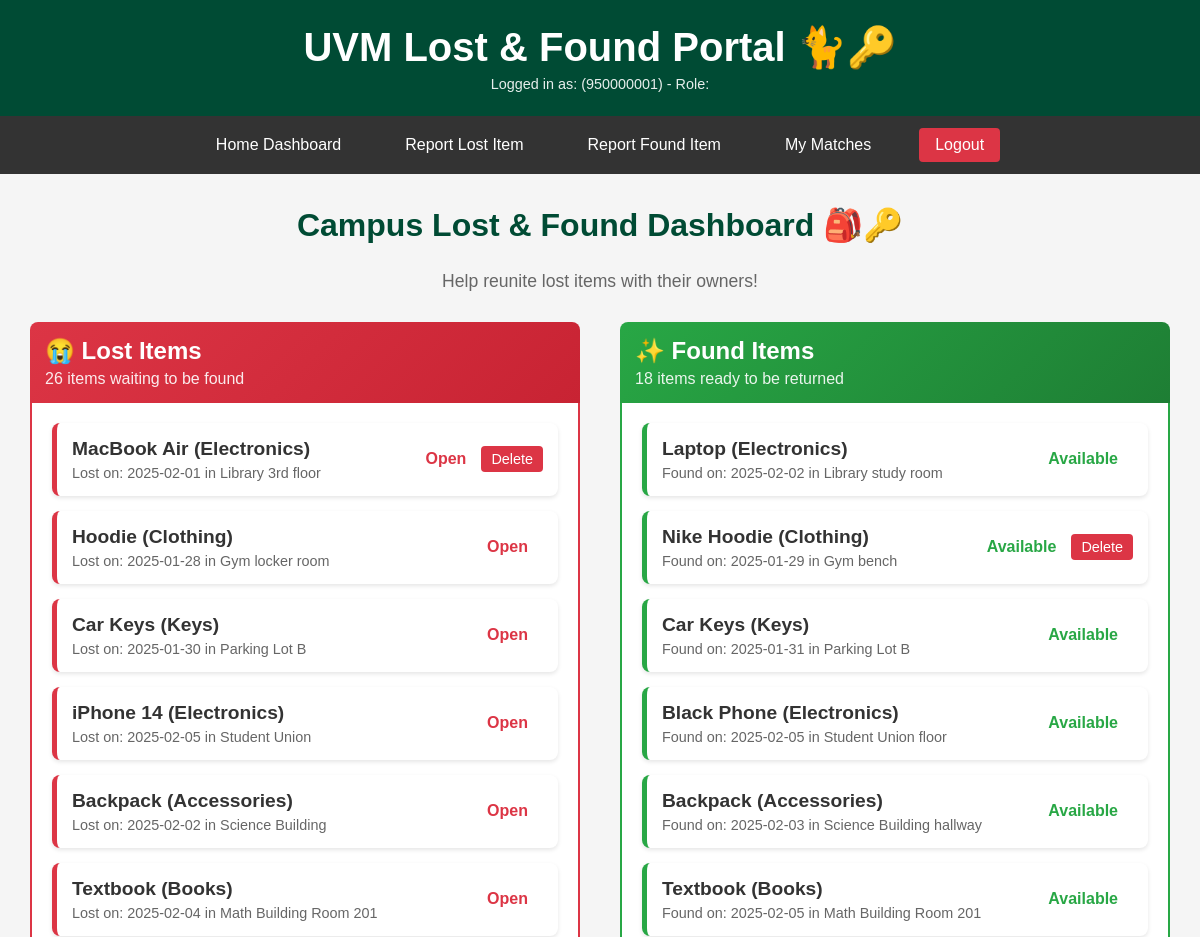
Before: / (signed in, upper part) with the older database file.
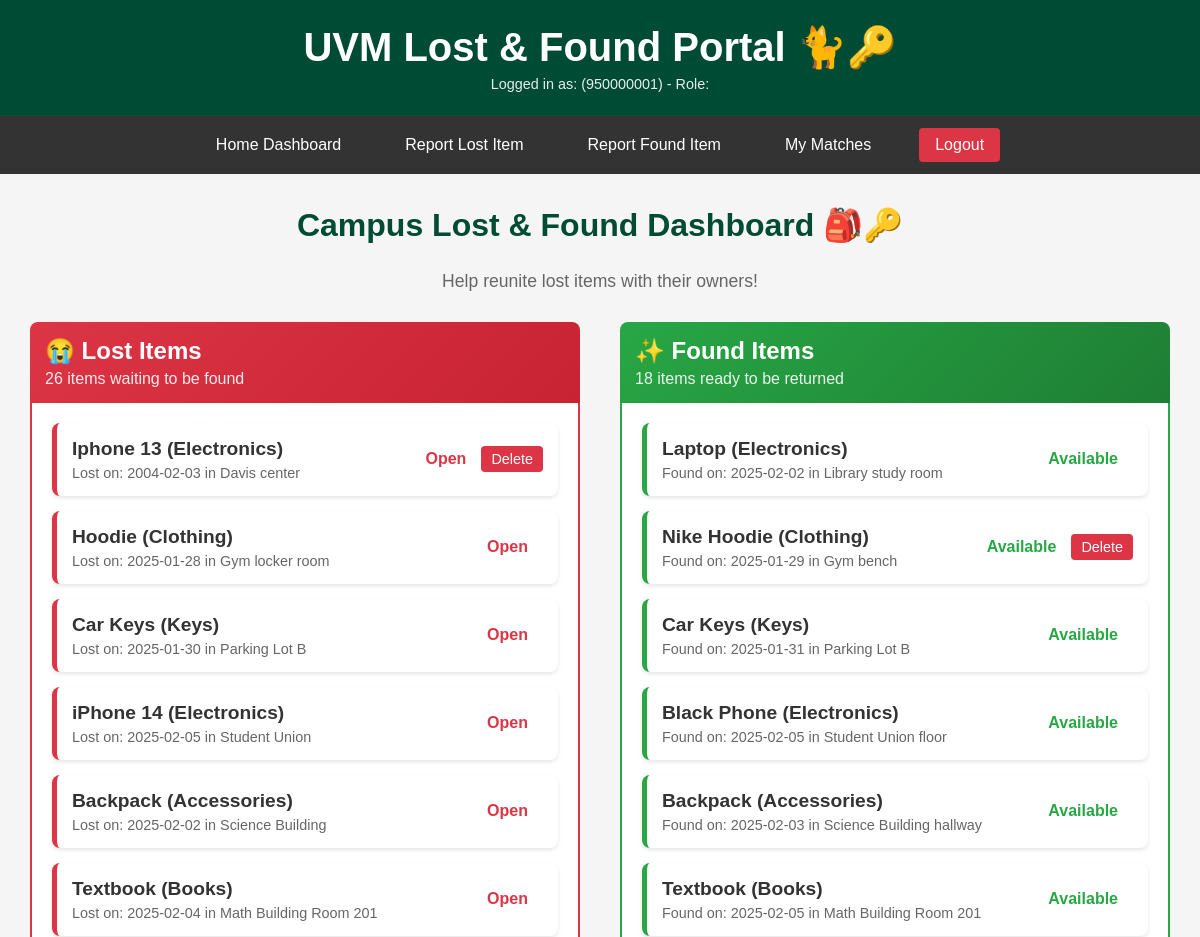
After: the same page with the newer database file.
### tables this page shows
CREATE TABLE Users (
    user_id TEXT PRIMARY KEY,
    name TEXT NOT NULL,
    email TEXT UNIQUE NOT NULL,
    phone TEXT,
    password_hash TEXT NOT NULL,
    role TEXT DEFAULT 'student' CHECK(role IN ('student', 'staff', 'admin')),
    date_joined DATE DEFAULT (strftime('%Y-%m-%d %H:%M:%S', 'now'))
);

CREATE TABLE LostPosts (
    lost_id TEXT PRIMARY KEY,
    user_id TEXT NOT NULL,
    item_name TEXT NOT NULL,
    category TEXT CHECK(category IN (
        'Electronics', 'Clothing', 'Accessories', 
        'Documents', 'Keys', 'Books', 'Other'
    )),
    description TEXT,
    date_lost DATE,
    last_seen_location TEXT,
    date_posted TIMESTAMP DEFAULT (strftime('%Y-%m-%d %H:%M:%S', 'now')),
    status TEXT DEFAULT 'open' CHECK(status IN ('open', 'matched', 'closed')),
    FOREIGN KEY (user_id) REFERENCES Users(user_id) ON DELETE CASCADE
);

CREATE TABLE FoundPosts (
    found_id TEXT PRIMARY KEY,
    user_id TEXT NOT NULL,
    item_name TEXT NOT NULL,
    category TEXT CHECK(category IN (
        'Electronics', 'Clothing', 'Accessories', 
        'Documents', 'Keys', 'Books', 'Other'
    )),
    description TEXT,
    date_found DATE,
    found_location TEXT,
    storage_location TEXT,
    date_posted TIMESTAMP DEFAULT (strftime('%Y-%m-%d %H:%M:%S', 'now')),
    status TEXT DEFAULT 'available' CHECK(status IN ('available', 'matched', 'returned')),
    FOREIGN KEY (user_id) REFERENCES Users(user_id) ON DELETE CASCADE
);

### main.py (the view)
@app.get("/", response_class=HTMLResponse)
async def home_dashboard(request: Request, user_id: Optional[str] = Cookie(None)):
    current_user = get_current_user(user_id)
    if not current_user:
        return RedirectResponse("/login", status_code=status.HTTP_303_SEE_OTHER)
    lost_posts = get_lost_posts(status='open')
    found_posts = get_found_posts(status='available')
    return templates.TemplateResponse(
        "home.html",
        {
            "request": request,
            "lost_posts": lost_posts,
            "found_posts": found_posts,
            **current_user
        }
    )

### templates/home.html (shortened to what this page needs)
{% extends "layout.html" %}
{% block content %}
    <div style="text-align: center; margin-bottom: 30px;">
        <h2 style="color: var(--uvm-green); font-size: 2em;">Campus Lost & Found Dashboard 🎒🔑</h2>
        <p style="color: #666; font-size: 1.1em;">Help reunite lost items with their owners!</p>
    </div>
    <div style="display: grid; grid-template-columns: 1fr 1fr; gap: 40px; margin-top: 30px;">
        <div>
            <div style="background: linear-gradient(135deg, #dc3545 0%, #c82333 100%); color: white; padding: 15px; border-radius: 8px 8px 0 0; margin-bottom: 0;">
                <h3 style="margin: 0; font-size: 1.5em;">😭 Lost Items</h3>
                <p style="margin: 5px 0 0 0; opacity: 0.9;">{{ lost_posts|length }} items waiting to be found</p>
            </div>
            <div style="background-color: white; border: 2px solid #dc3545; border-top: none; border-radius: 0 0 8px 8px; padding: 20px; min-height: 200px;">
                {% if lost_posts %}
                    <div style="display: flex; flex-direction: column; gap: 15px;">
                        {% for post in lost_posts %}
                            <div class="post-card lost-link" style="padding: 15px; border-left: 5px solid #dc3545; display: flex; justify-content: space-between; align-items: center;">
                                <div>
                                    <a href="/lost/{{ post.lost_id }}" style="text-decoration: none; color: #333;">
                                        <h4 style="margin: 0;">{{ post.item_name }} ({{ post.category }})</h4>
                                        <p style="margin: 5px 0 0 0; font-size: 0.9em; color: #666;">
                                            Lost on: {{ post.date_lost }} in {{ post.last_seen_location }}
                                        </p>
                                    </a>
                                </div>
                                <div style="display: flex; align-items: center;">
                                    <span class="status-{{ post.status }}" style="margin-right: 15px;">{{ post.status | capitalize }}</span>
                                    {% if post.user_id == user_id or user_role == 'admin' %}
                                        <form action="/delete-lost/{{ post.lost_id }}" method="post" onsubmit="return confirm('Are you sure you want to delete this lost report?');">
                                            <button type="submit" class="delete-btn" style="background-color: #dc3545; color: white; border-radius: 4px; padding: 5px 10px; border: none; cursor: pointer; font-size: 0.9em;">Delete</button>
                                        </form>
                                    {% endif %}
                                </div>
                            </div>
                        {% endfor %}
                    </div>
                {% else %}
                    <div style="text-align: center; padding: 40px 20px; color: #999;">
                        <p style="font-size: 1.2em; margin-bottom: 10px;">🎉 Nothing is currently listed as lost!</p>
                        <p>Be the first to <a href="/add-lost" style="color: #dc3545; font-weight: bold;">report a lost item</a>.</p>
                    </div>
                {% endif %}
            </div>
        </div>
        <div>
            <div style="background: linear-gradient(135deg, #28a745 0%, #1e7e34 100%); color: white; padding: 15px; border-radius: 8px 8px 0 0; margin-bottom: 0;">
                <h3 style="margin: 0; font-size: 1.5em;">✨ Found Items</h3>
                <p style="margin: 5px 0 0 0; opacity: 0.9;">{{ found_posts|length }} items ready to be returned</p>
            </div>
            <div style="background-color: white; border: 2px solid #28a745; border-top: none; border-radius: 0 0 8px 8px; padding: 20px; min-height: 200px;">
                {% if found_posts %}
                    <div style="display: flex; flex-direction: column; gap: 15px;">
                        {% for post in found_posts %}
                            <div class="post-card found-link" style="padding: 15px; border-left: 5px solid #28a745; display: flex; justify-content: space-between; align-items: center;">
                                <div>
                                    <a href="/found/{{ post.found_id }}" style="text-decoration: none; color: #333;">
                                        <h4 style="margin: 0;">{{ post.item_name }} ({{ post.category }})</h4>
                                        <p style="margin: 5px 0 0 0; font-size: 0.9em; color: #666;">
                                            Found on: {{ post.date_found }} in {{ post.found_location }}
                                        </p>
                                    </a>
                                </div>
                                <div style="display: flex; align-items: center;">
                                    <span class="status-{{ post.status }}" style="margin-right: 15px;">{{ post.status | capitalize }}</span>
                                    {% if post.user_id == user_id or user_role == 'admin' %}
                                        <form action="/delete-found/{{ post.found_id }}" method="post" onsubmit="return confirm('Are you sure you want to delete this found report?');">
                                            <button type="submit" class="delete-btn" style="background-color: #dc3545; color: white; border-radius: 4px; padding: 5px 10px; border: none; cursor: pointer; font-size: 0.9em;">Delete</button>
                                        </form>
                                    {% endif %}
                                </div>
                            </div>
                        {% endfor %}
                    </div>
                {% else %}
                    <div style="text-align: center; padding: 40px 20px; color: #999;">
                        <p style="font-size: 1.2em; margin-bottom: 10px;">📦 No found items currently!</p>
                        <p>No items have been turned in yet.</p>
                    </div>
                {% endif %}
            </div>
        </div>
    </div>
{% endblock %}

### templates/layout.html (shortened to what this page needs)
<!DOCTYPE html>
<html lang="en">
<head>
</head>
<body>
    <header>
        <h1>UVM Lost & Found Portal 🐈🔑</h1>
        {% if user_id %}
            <p>Logged in as: {{ user_name }} ({{ user_id }}) - Role: {{ user_role | capitalize }}</p>
        {% else %}
            <p>You are viewing this as a guest. Please log in.</p>
        {% endif %}
    </header>
    {% if user_id %}
    <nav>
        <a href="/">Home Dashboard</a>
        <a href="/add-lost">Report Lost Item</a>
        <a href="/add-found">Report Found Item</a>
        <a href="/matches">My Matches</a>
        <a href="/logout" style="background-color: #dc3545;">Logout</a>
    </nav>
    {% endif %}
    <div class="container">
        {% block content %}{% endblock %}
    </div>
</body>
</html>

### templates/layout.html (style rules this page uses)
:root { --uvm-green: #004b34; --uvm-gold: #ffc72c; --light-bg: #f5f5f5; --white: #ffffff; --red-alert: #dc3545; --green-success: #28a745; }
body { font-family: 'Arial', sans-serif; margin: 0; padding: 0; background-color: var(--light-bg); color: #333; }
header { background-color: var(--uvm-green); color: var(--white); padding: 1.5em; text-align: center; }
header h1 { margin: 0; font-size: 2.5em; }
header p { margin: 5px 0 0 0; font-size: 0.9em; opacity: 0.9; }
nav { background-color: #333; padding: 0.75em 0; display: flex; justify-content: center; align-items: center; flex-wrap: wrap; }
nav a { color: var(--white); margin: 0 1em; text-decoration: none; padding: 0.5em 1em; border-radius: 4px; transition: background-color 0.2s; }
.container { width: 95%; max-width: 1400px; margin: 2em auto; }
.post-card { background-color: var(--white); padding: 20px; border-radius: 8px; box-shadow: 0 2px 4px rgba(0,0,0,0.1); transition: transform 0.2s; }
.post-card h4 { margin-top: 0; font-size: 1.2em; }
.lost-link { border-left: 5px solid var(--red-alert); }
.found-link { border-left: 5px solid var(--green-success); }
.status-open { color: var(--red-alert); font-weight: bold; }
.status-available { color: var(--green-success); font-weight: bold; }

Changed rows visible on the page:
removed LostPosts: item_name "MacBook Air", category "Electronics", date_lost "2025-02-01", last_seen_location "Library 3rd floor", status "Open"
added LostPosts: item_name "Iphone 13", category "Electronics", date_lost "2004-02-03", last_seen_location "Davis center", status "Open"
